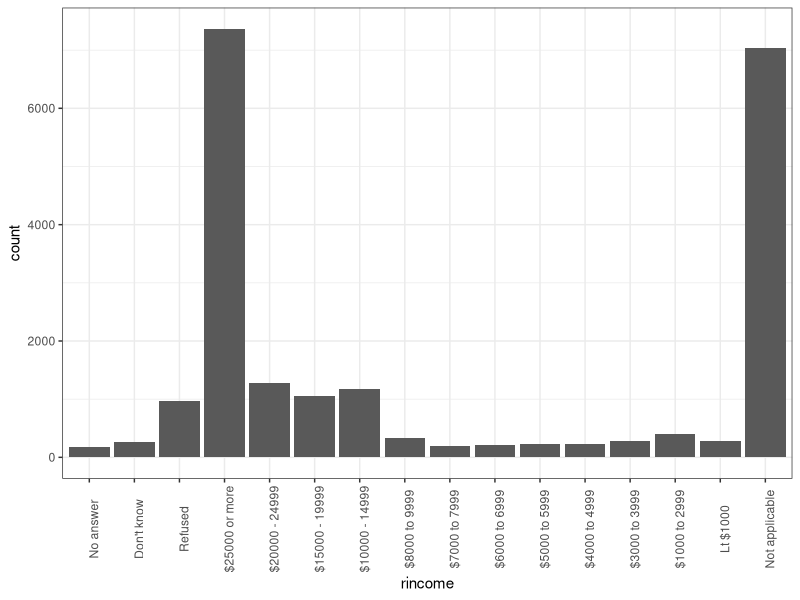
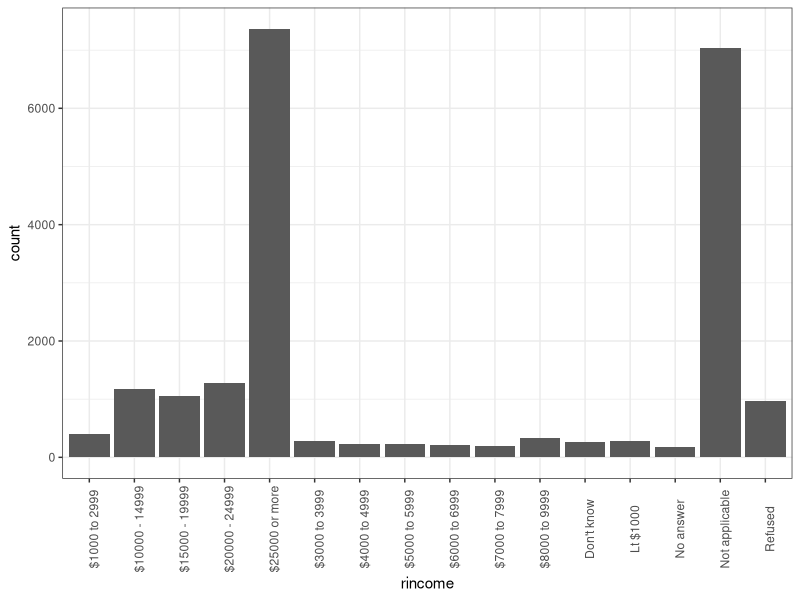
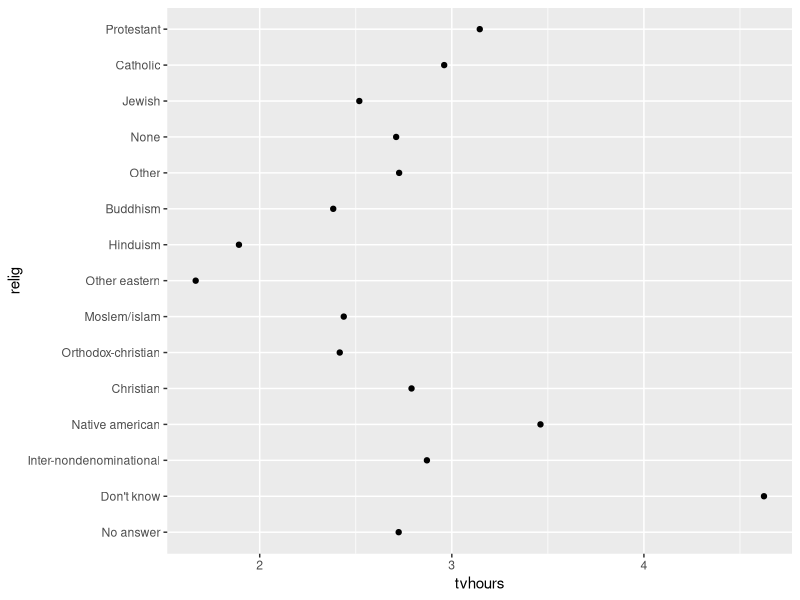
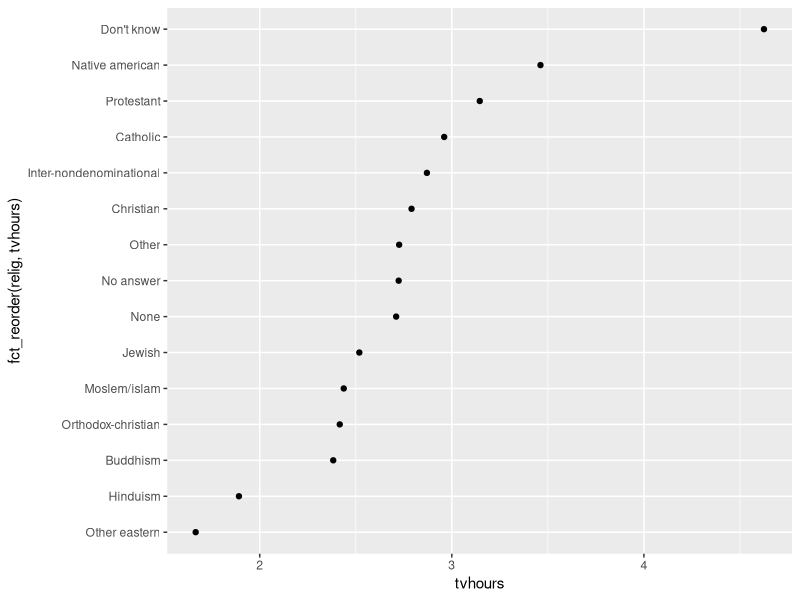

Reproduce these figures in R, in order.
library(tidyverse)

glimpse(gss_cat)
levels(gss_cat$rincome) # levels() pulls out. the categories available in a factor

# barplot with the levels of the factor set
ggplot(
  data = gss_cat,
  mapping = aes(x = rincome)
) + # plus for to continue to plotting
  geom_bar() +
  theme_bw()+
  theme(axis.text.x = element_text(angle = 90))

# The order of the catgeories come from the order of the levels
# What if we strip away the levels?
gss_cat |> # Changing to "alphabetical order"
  mutate(rincome = as.character(rincome)) |> # changing a column, as.character strips away the levels
  ggplot(
  mapping = aes(x = rincome)
) +
  geom_bar() +
  theme_bw()+
  theme(axis.text.x = element_text(angle = 90))

# Wihthout the levels, the axis is sorted "alphabetically"

# Reordering
relig_summary <- gss_cat |> 
  summarize(tvhours = mean(tvhours, na.rm = TRUE),
.by = relig)

ggplot(
  data = relig_summary,
  mapping = aes(x = tvhours, y = relig)
) + 
  geom_point() # our categorical axis ir ordered by levels


# fct_reorder() reorders a factor by values in another column
ggplot(
  data = relig_summary,
  mapping = aes(x = tvhours, y = fct_reorder(relig, tvhours))
) + 
  geom_point()

# Collapsing Factor Levels

gss_cat |> 
  count(partyid)
#10 party affiliated categories

# Let's collapse down o four: R, I, D, O (other)

gss_cat |> 
  mutate(
    partyid = fct_collapse(
      partyid,
      "R" = c("Strong republican", "Not str republican"),
      "I" = c("Ind,near rep", "Ind,near dem", "Independent"),
      "D" = c("Strong democrat", "Not str democrat"),
      "O" = c("No answer", "Don't know", "Other party")
    )
  ) |> 
  count(partyid)
